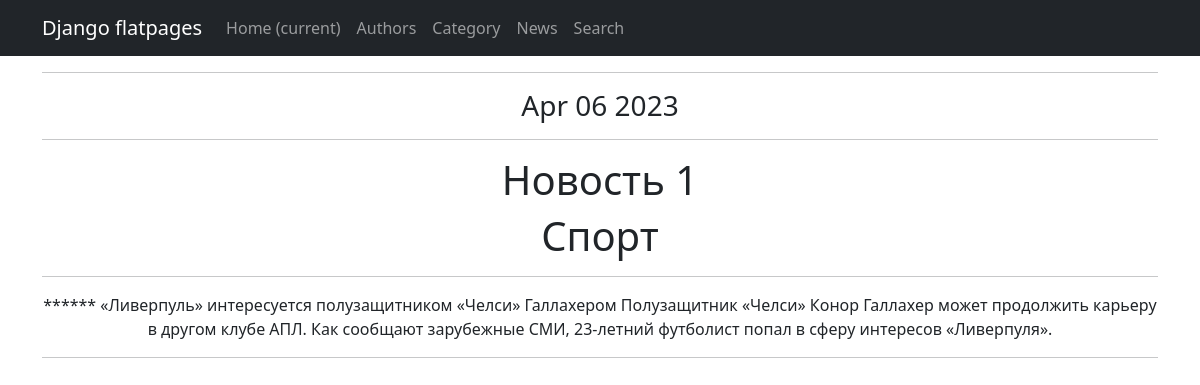
Screenshot of /news/1 with the database file from the repository.
### news/models.py (models this page shows, shortened)
class News(models.Model):
    name = models.CharField(
        max_length=255,
        unique=True, # названия новостей не должны повторяться
        validators=[validate_slug],  # валидатор для генерации уникальных значений
    )
    description = models.TextField()
    category = models.ForeignKey(
        to='Category',
        on_delete=models.CASCADE,
        related_name='news', # все новости в категории будут доступны через поле news
    )
    published_date = models.DateTimeField(default=datetime.now)  # предоставляем значение по умолчанию
    author = models.CharField(max_length=100, default='нет автора')

class Category(models.Model):
    name = models.CharField(max_length=255, unique=True)
    def __str__(self):
        return self.name

### news/views.py (the view)
# urls.py: path('<int:pk>', NewsDetail.as_view(), name='news_detail' ),
class NewsDetail(DetailView):
    model = News
    template_name = 'news.html'
    context_object_name = 'news'

### news/templatetags/cencor.py (called while the page is built)
@register.filter
def censor(value):
    if not isinstance(value, str):
        raise ValueError("Входное значение должно быть строкой")
    words = value.split()
    for i in range(len(words)):
        if words[i].lower() in censor_list:
            words[i] = '*' * len(words[i])
    return ' '.join(words)

### news/templatetags/custom_tags.py (called while the page is built)
@register.simple_tag()
def current_time(format_string='%b %d %Y'):
   return datetime.utcnow().strftime(format_string)

### news/templates/news.html (shortened to what this page needs)
{% extends 'flatpages/default.html' %}
{% load custom_tags %}
{% load cencor %}
{% block content %}
<hr>
<h3>{% current_time '%b %d %Y' %}</h3>
<hr>
<h1>{{ news.name }}</h1>
<h1>{{ news.category }}</h1>
<hr>
<td>{{ news.description|censor }}</td>
<hr>
{% endblock content %}

### rows the page displays
News: name "Новость 1", category "Спорт", description|censor "****** «Ливерпуль» интересуется полузащитником «Челси» Галлахером Полузащитник «Челси» Конор Галлахер может продолжить карьеру в другом клубе АПЛ. Как сообщают зарубежные СМИ, 23-летний футболист попал в сферу интересов «Ливерпуля»."
